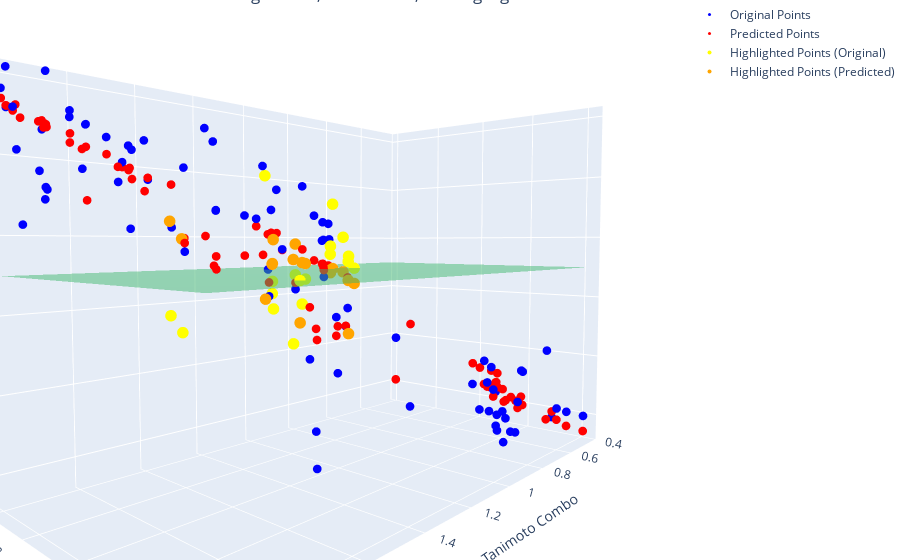

Notebook code for this chart:
### Code cell
import pandas as pd
import numpy as np
import plotly.graph_objects as go
from sklearn.linear_model import LinearRegression

# Assuming df_linear is your DataFrame
# df_linear = pd.read_csv('your_csv_file.csv')  # Uncomment this line to load data from CSV

# Fit the Linear Regression model
model = LinearRegression()
model.fit(df_linear[['tanimoto_cdk_Extended', 'TanimotoCombo']], df_linear['frac_similar'])

# Predictions for each point
df_linear['predicted'] = model.predict(df_linear[['tanimoto_cdk_Extended', 'TanimotoCombo']])

# Identify points on different sides of z=0.5
df_linear['highlight'] = ((df_linear['frac_similar'] < 0.5) & (df_linear['predicted'] >= 0.5)) | \
                         ((df_linear['frac_similar'] >= 0.5) & (df_linear['predicted'] < 0.5))

# Prepare meshgrid for regression surface
x_range = np.linspace(df_linear['tanimoto_cdk_Extended'].min(), df_linear['tanimoto_cdk_Extended'].max(), 100)
y_range = np.linspace(df_linear['TanimotoCombo'].min(), df_linear['TanimotoCombo'].max(), 100)
xx, yy = np.meshgrid(x_range, y_range)
zz = model.predict(np.c_[xx.ravel(), yy.ravel()]).reshape(xx.shape)

# Create figure
fig = go.Figure()

# Add scatter plot of original points
fig.add_trace(go.Scatter3d(
    x=df_linear['tanimoto_cdk_Extended'],
    y=df_linear['TanimotoCombo'],
    z=df_linear['frac_similar'],
    mode='markers',
    marker=dict(size=3, color='blue'),
    name='Original Points'
))

# Add scatter plot of predicted points
fig.add_trace(go.Scatter3d(
    x=df_linear['tanimoto_cdk_Extended'],
    y=df_linear['TanimotoCombo'],
    z=df_linear['predicted'],
    mode='markers',
    marker=dict(size=3, color='red'),
    name='Predicted Points'
))

# Add scatter plot of highlighted points (on different sides of z=0.5)
fig.add_trace(go.Scatter3d(
    x=df_linear[df_linear['highlight']]['tanimoto_cdk_Extended'],
    y=df_linear[df_linear['highlight']]['TanimotoCombo'],
    z=df_linear[df_linear['highlight']]['frac_similar'],
    mode='markers',
    marker=dict(size=4, color='yellow'),
    name='Highlighted Points (Original)'
))

# Add scatter plot of highlighted points (on different sides of z=0.5) for Predicted
fig.add_trace(go.Scatter3d(
    x=df_linear[df_linear['highlight']]['tanimoto_cdk_Extended'],
    y=df_linear[df_linear['highlight']]['TanimotoCombo'],
    z=df_linear[df_linear['highlight']]['predicted'],
    mode='markers',
    marker=dict(size=4, color='orange'),
    name='Highlighted Points (Predicted)'
))

# Adjusted code to add plane at z=0.5
x_plane = np.linspace(df_linear['tanimoto_cdk_Extended'].min(), df_linear['tanimoto_cdk_Extended'].max(), 10)
y_plane = np.linspace(df_linear['TanimotoCombo'].min(), df_linear['TanimotoCombo'].max(), 10)
xx_plane, yy_plane = np.meshgrid(x_plane, y_plane)
zz_plane = np.full(xx_plane.shape, 0.5)

fig.add_trace(go.Surface(
    x=xx_plane,
    y=yy_plane,
    z=zz_plane,
    name='Plane at z=0.5',
    showscale=False,
    opacity=0.7,
    colorscale=[[0, 'rgba(50, 171, 96, 0.7)'], [1, 'rgba(50, 171, 96, 0.7)']]
))

# Update layout
fig.update_layout(
    title='Interactive 3D Plot with Regression, z=0.5 Plane, and Highlighted Points',
    scene=dict(
        xaxis_title='Tanimoto CDK Extended',
        yaxis_title='Tanimoto Combo',
        zaxis_title='Frac Similar'
    ),
    margin=dict(l=0, r=0, b=0, t=0)
)

fig.show()
